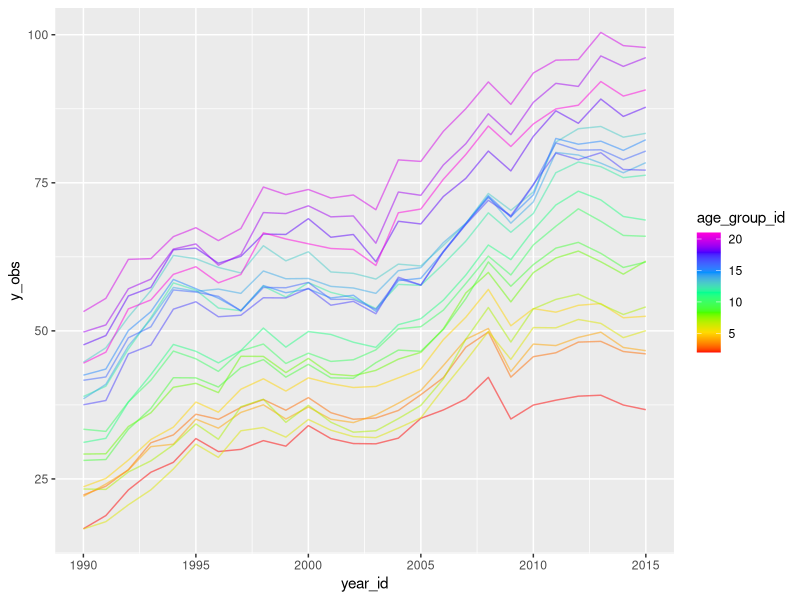
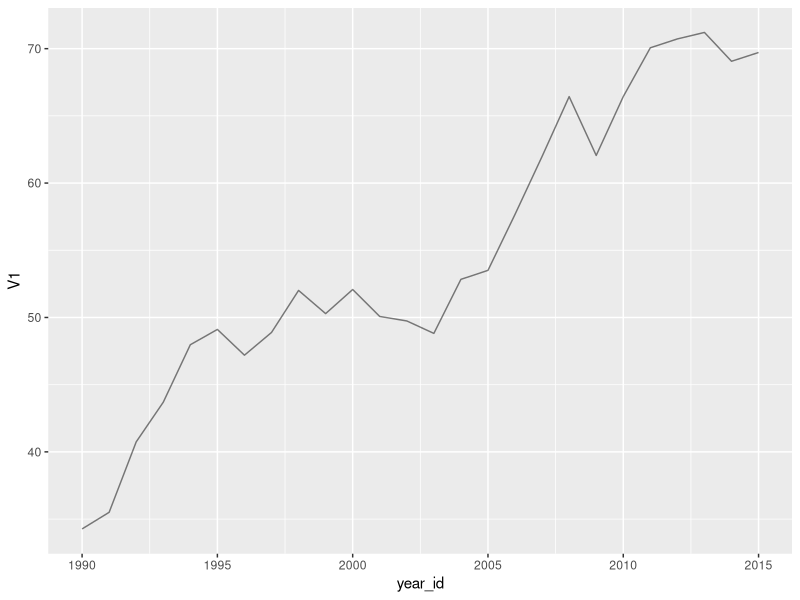
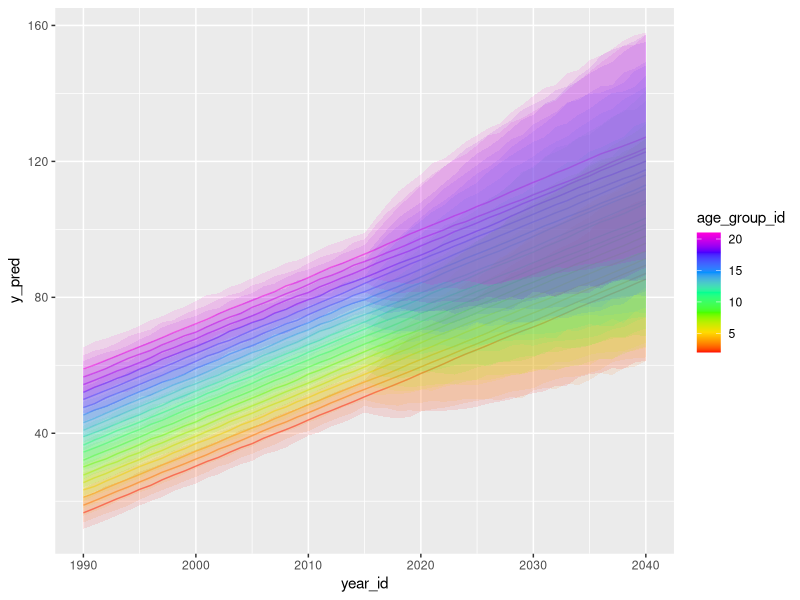
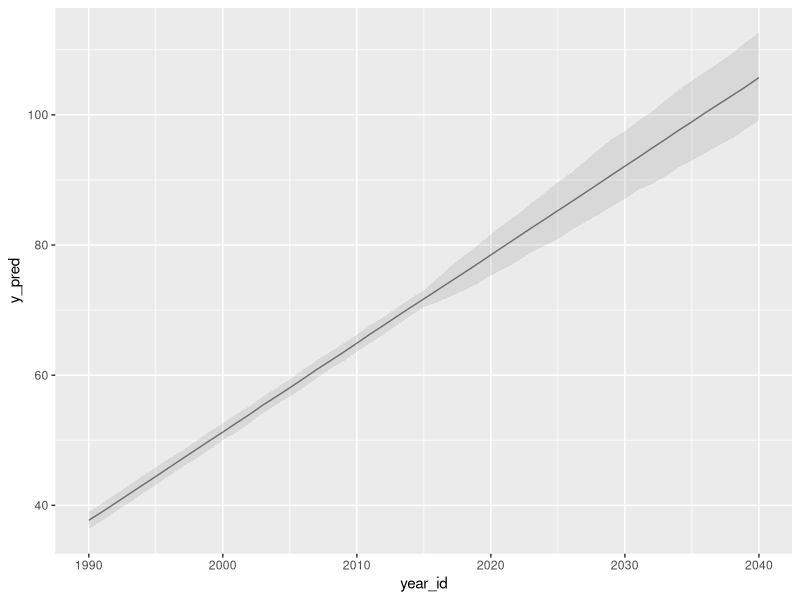
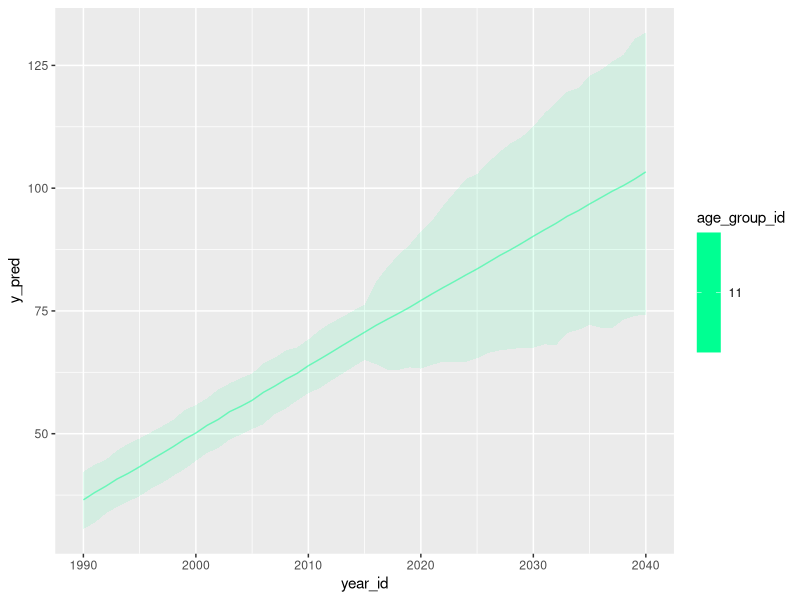
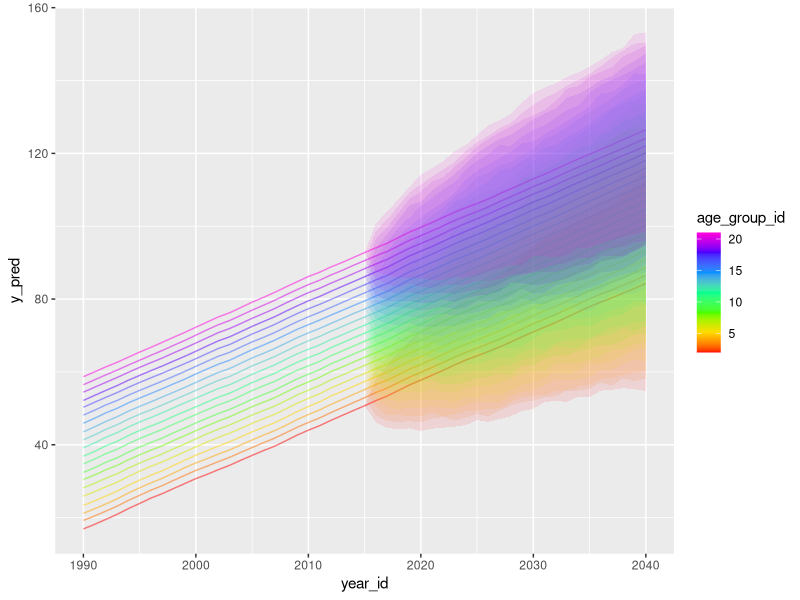
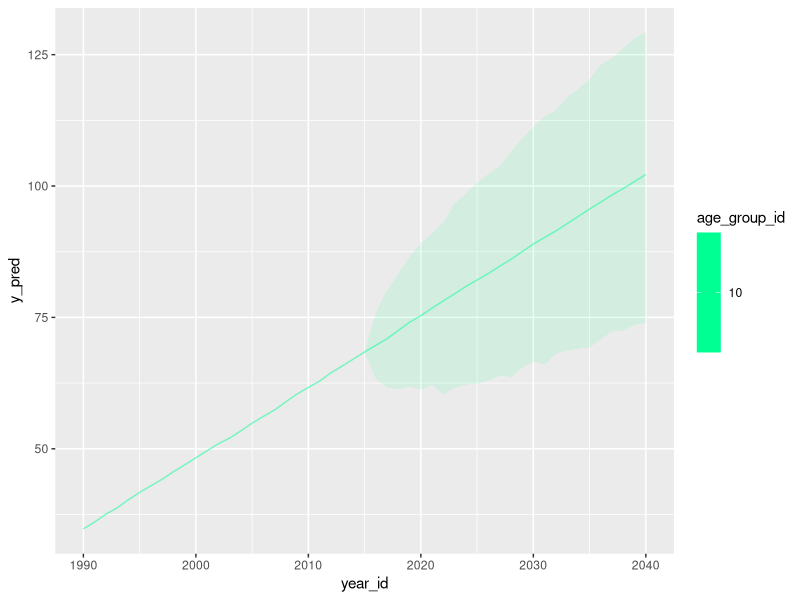
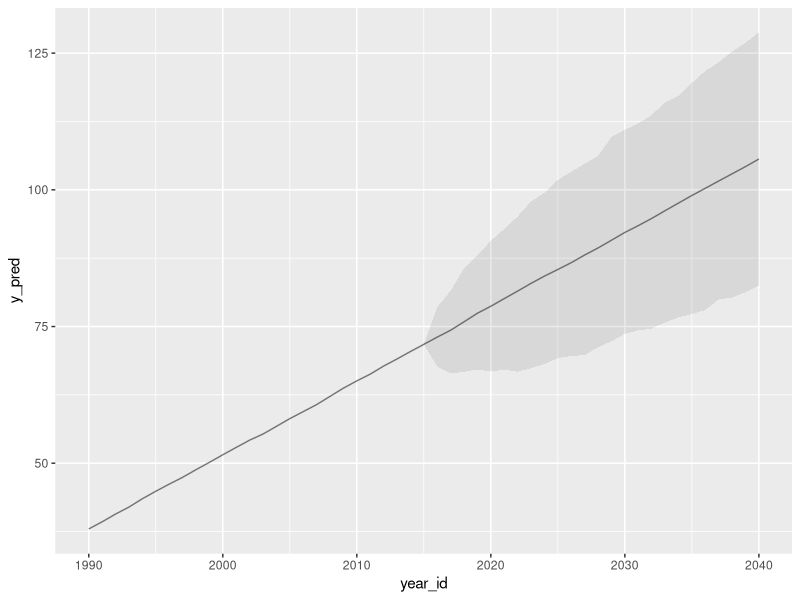

Source code (R) for these figures, in order:
rm(list=ls())
library(mvtnorm)
library(ggplot2)
library(data.table)
library(dplyr)
set.seed(123)

Q_ar1 <- function(N, sigma, rho){
    Q <- matrix(0, nrow=N, ncol=N)
    Q[1,1] <- 1.
    for(i in 2:N){
        Q[i,i] <- 1 + rho**2
        Q[i-1,i] <- -1 * rho
        Q[i,i-1] <- -1 * rho
    }
    Q[N,N] <- 1.
    (1 / sigma**2) * Q
}

RW <- function(N, sigma, burn_in=1){
    time_series <- rnorm(N, mean=0, sd=sigma)
    for(i in (burn_in + 1):N){
        time_series[i] <- rnorm(1, mean=time_series[i-1], sd=sigma)
    }
    return(time_series)
}

RW_draws <- function(draws, N, sigma, burn_in=1){
    sapply(1:draws, function(x) RW(N, sigma, burn_in))
}

age_group_id <- 2:21 # age groups
time_points <- 1990:2015 # number of time points 
forecasting_time_points <- 1990:2040 # forcasted time series
train_years <- max(time_points)

rho_time <- .98 # correlation over age
rho_age <- .95 # correlation over
sigma_Q <- 1


Q_age <- Q_ar1(length(age_group_id), sigma_Q, rho_age) # precision matrix for age
dimnames(Q_age) <- list(age_group_id, age_group_id)
Q_time <- Q_ar1(length(time_points), sigma_Q, rho_time) # precision matrix for time
dimnames(Q_time) <- list(time_points, time_points)

Q <- kronecker(Q_age, Q_time, make.dimnames=TRUE) # joint precision matrix
df <- as.data.table(expand.grid(year_id=time_points, age_group_id=age_group_id))

B_time <- 2 # beta on time
B_age <- 2 # beta on age
B0 <- -1990 * 2 # intercept

# observe values which have correlated error
df$y_obs <- B0 + B_time * df$year_id + B_age * df$age_group_id + 
    c(rmvnorm(1, sigma=solve(Q)))

# plot age specific
ggplot(df, aes(year_id, y_obs, group=age_group_id, colour=age_group_id)) +
    geom_path(alpha = 0.5) + scale_color_gradientn(colors=rainbow(7))

# plot average across ages
ggplot(df[,mean(y_obs), by=year_id], aes(year_id, V1)) + geom_path(alpha=0.5)

# fit a model
lm1 <- lm(y_obs ~ year_id + age_group_id, data=df)
summary(lm1)

# lets forecast now with a RW on the residuals independent for each age
df$res <- lm1$res
df$y_hat <- lm1$fitted.values
df[, lag.res:=c(NA, res[-.N]), by=age_group_id]
df[, delta.res:=res - lag.res]

rw_df <- df[,list(sigma.rw=sd(delta.res, na.rm=TRUE)), by=age_group_id]

draws <- 1000
df_forecast <- as.data.table(expand.grid(year_id=forecasting_time_points, 
                                         age_group_id=age_group_id))

sim_draws <- do.call(rbind, lapply(rw_df$sigma.rw, function(x)
    RW_draws(draws, length(forecasting_time_points), x, length(time_points)))) + 
    df_forecast$year_id * lm1$coefficients[2] + lm1$coefficients[1] + 
    df_forecast$age_group_id * lm1$coefficients[3]
new_cols <- paste0("draw", 1:draws)
dimnames(sim_draws) <- list(NULL, new_cols)

df_forecast <- cbind(df_forecast, sim_draws)


# how do I do this in data table?
df_forecast[,y_hat:=rowMeans(.SD), .SDcols=new_cols]
df_forecast$y_pred <- apply(sim_draws, 1, mean)
df_forecast$y_lower <- apply(sim_draws, 1, quantile, .025)
df_forecast$y_upper <- apply(sim_draws, 1, quantile, .975)

df_forecast <- as.data.table(left_join(df_forecast, df))

# show past data here too
ggplot(df_forecast, aes(year_id, y_pred, group=age_group_id, 
                        colour=age_group_id, fill=age_group_id)) +
    geom_path(alpha = 0.5) +
    geom_ribbon(aes(ymin=y_lower, ymax=y_upper), alpha=0.1, linetype="blank") + 
    scale_color_gradientn(colors=rainbow(7)) +
    scale_fill_gradientn(colors=rainbow(7))
    
dff <- df_forecast[,lapply(.SD, mean), by=year_id]
dff$y_pred <- apply(dff[,new_cols, with=F], 1, mean)
dff$y_lower <- apply(dff[,new_cols, with=F], 1, quantile, .025)
dff$y_upper <- apply(dff[,new_cols, with=F], 1, quantile, .975)

ggplot(dff, aes(year_id, y_pred)) + geom_path(alpha = 0.5) +
    geom_ribbon(aes(ymin=y_lower, ymax=y_upper), alpha=0.1, linetype="blank")

ggplot(subset(df_forecast, age_group_id == 11), aes(year_id, y_pred, 
                                                    group=age_group_id, 
                                                    colour=age_group_id, 
                                                    fill=age_group_id)) +
    geom_path(alpha = 0.5) +
    geom_ribbon(aes(ymin=y_lower, ymax=y_upper), alpha=0.1, linetype="blank") + 
    scale_color_gradientn(colors=rainbow(7)) +
    scale_fill_gradientn(colors=rainbow(7))


Q_af <- Q_ar1(length(age_group_id), sigma_Q, rho_age) 
dimnames(Q_age) <- list(age_group_id, age_group_id)
Q_tf <- Q_ar1(length(forecasting_time_points), sigma_Q, rho_time) 
dimnames(Q_time) <- list(time_points, time_points)

Qf <- kronecker(Q_af, Q_tf, make.dimnames=TRUE) # joint precision matrix


# observe values which have correlated error
true_process <- lm1$coefficients[1] + lm1$coefficients[2] * df_forecast$year_id + 
    lm1$coefficients[3] * df_forecast$age_group_id + 
    t(rmvnorm(draws, sigma=solve(Qf)))

df_true <- as.data.table(expand.grid(year_id=forecasting_time_points, 
                                     age_group_id=age_group_id))

for(k in 1:length(new_cols)){
    df_true[,(new_cols[k]):=true_process[,k],]
}

df_true$ref <- lm1$coefficients[1] + lm1$coefficients[2] * df_forecast$year_id + 
  lm1$coefficients[3] * df_forecast$age_group_id

df_adj <- subset(df_true, year_id == 2015)
for(k in 1:length(new_cols)){
    df_adj[,(new_cols[k]):=df_adj[[new_cols[k]]] - df_adj[["ref"]],]
}

df_adj$year_id <- NULL
df_adj$ref <- NULL
df_true_merged <- as.data.table(left_join(df_true, df_adj, by="age_group_id"))

for(k in 1:length(new_cols)){
    df_true_merged[,(new_cols[k]):=df_true_merged[[paste0(new_cols[k], ".x")]] - df_true_merged[[paste0(new_cols[k], ".y")]],]
}

# how do I do this in data table?
df_true_merged$y_pred <- apply(df_true_merged[,new_cols,with=F], 1, mean)
df_true_merged$y_lower <- apply(df_true_merged[,new_cols,with=F], 1, quantile, .025)
df_true_merged$y_upper <- apply(df_true_merged[,new_cols,with=F], 1, quantile, .975)
df_true_merged[year_id < 2015, y_lower:=y_pred,]
df_true_merged[year_id < 2015, y_upper:=y_pred,]

ggplot(df_true_merged, aes(year_id, y_pred, group=age_group_id, 
                        colour=age_group_id, fill=age_group_id)) +
    geom_path(alpha = 0.5) +
    geom_ribbon(aes(ymin=y_lower, ymax=y_upper), alpha=0.1, linetype="blank") + 
    scale_color_gradientn(colors=rainbow(7)) +
    scale_fill_gradientn(colors=rainbow(7))

ggplot(subset(df_true_merged, age_group_id==10), aes(year_id, y_pred, group=age_group_id, 
                    colour=age_group_id, fill=age_group_id)) +
    geom_path(alpha = 0.5) +
    geom_ribbon(aes(ymin=y_lower, ymax=y_upper), alpha=0.1, linetype="blank") + 
    scale_color_gradientn(colors=rainbow(7)) +
    scale_fill_gradientn(colors=rainbow(7))

dfft <- df_true_merged[,lapply(.SD, mean), by=year_id]
dfft$y_pred <- apply(dfft[,new_cols, with=F], 1, mean)
dfft$y_lower <- apply(dfft[,new_cols, with=F], 1, quantile, .025)
dfft$y_upper <- apply(dfft[,new_cols, with=F], 1, quantile, .975)
dfft[year_id < 2015, y_lower:=y_pred,]
dfft[year_id < 2015, y_upper:=y_pred,]

ggplot(dfft, aes(year_id, y_pred)) + geom_path(alpha = 0.5) +
    geom_ribbon(aes(ymin=y_lower, ymax=y_upper), alpha=0.1, linetype="blank")
ggplot(dff, aes(year_id, y_pred)) + geom_path(alpha = 0.5) +
  geom_ribbon(aes(ymin=y_lower, ymax=y_upper), alpha=0.1, linetype="blank")


